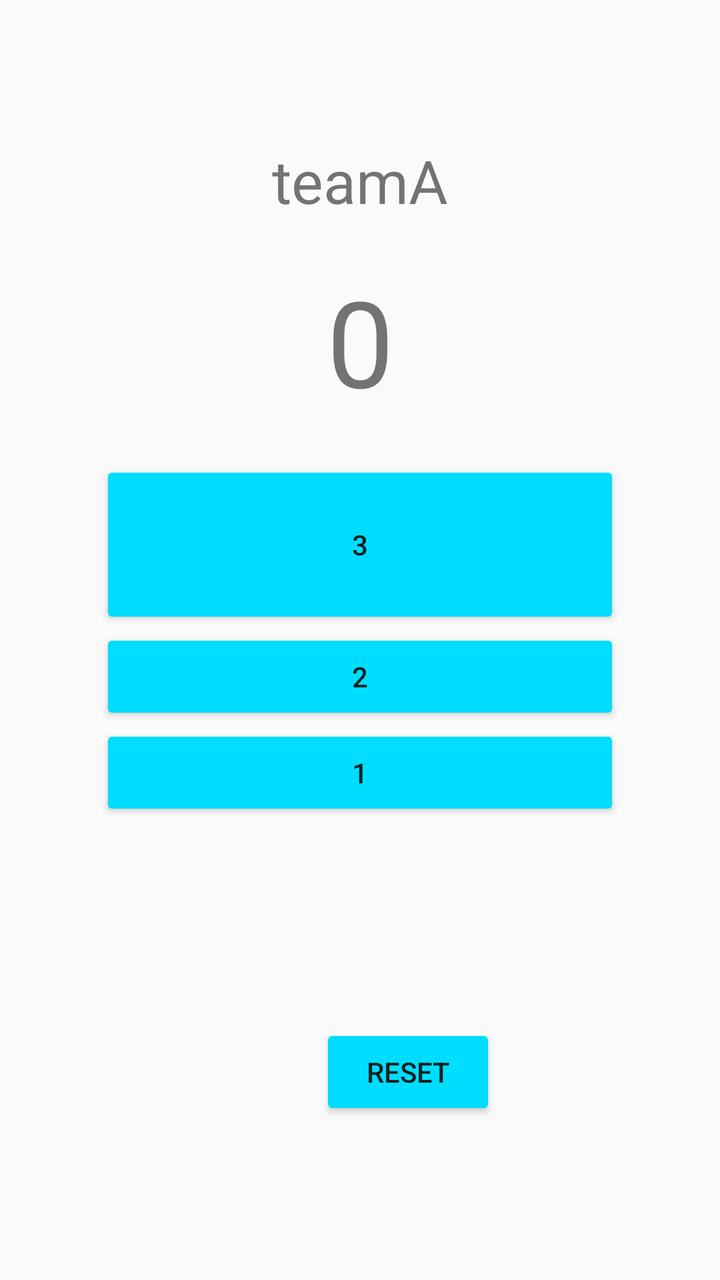
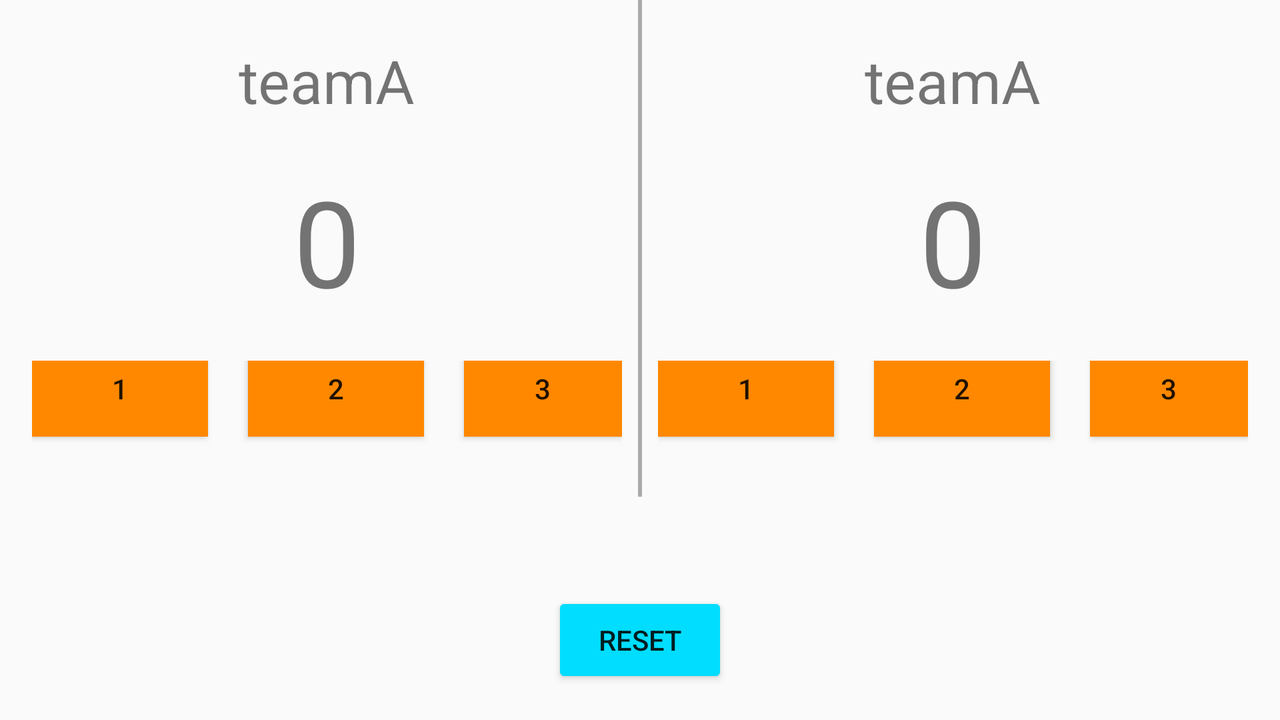

First picture: res/layout/ on a phone held upright. Second picture: the repository's own variant of that layout, on a device whose configuration matches the variant's folder. Source for both follows.
<!-- AndroidManifest.xml: application theme AppTheme -->
<!-- res/layout/activity_second_app.xml -->
<?xml version="1.0" encoding="utf-8"?>
<RelativeLayout xmlns:android="http://schemas.android.com/apk/res/android"

    xmlns:app="http://schemas.android.com/apk/res-auto"
    xmlns:tools="http://schemas.android.com/tools"
    android:layout_width="match_parent"
    android:layout_height="match_parent"
    android:orientation="vertical"
    android:padding="50dp"
    tools:context=".SecondApp">

    <Button
        android:id="@+id/button2"
        android:layout_width="wrap_content"
        android:layout_height="wrap_content"

        android:layout_alignParentBottom="true"
        android:layout_marginLeft="110dp"
        android:layout_marginBottom="30dp"


        android:text="@string/btn_reset" />

    <LinearLayout
        android:layout_width="match_parent"
        android:layout_height="wrap_content"
        android:orientation="vertical">

        <TextView
            android:id="@+id/teamName"
            android:layout_width="match_parent"
            android:layout_height="wrap_content"
            android:gravity="center"
            android:text="teamA"
            android:layout_marginTop="20dp"
            android:layout_marginBottom="20dp"
            android:textSize="30sp"
            tools:ignore="HardcodedText"
             />

        <TextView
            android:id="@+id/score"
            android:layout_width="match_parent"
            android:layout_height="wrap_content"
            android:gravity="center"
            android:text="0"
            android:layout_marginBottom="20dp"
            android:textSize="60sp" />

        <Button
            android:id="@+id/btn_3"
            android:layout_width="match_parent"
            android:layout_height="84dp"


            android:onClick="btnAdd3"
            tools:text="@string/score1" />

        <Button
            android:id="@+id/btn_2"
            android:layout_width="match_parent"
            android:layout_height="wrap_content"


            android:onClick="btnAdd2"
            tools:text="@string/score2" />

        <Button
            android:id="@+id/btn_1"
            android:layout_width="match_parent"
            android:layout_height="wrap_content"


            android:onClick="btnAdd1"
            tools:text="@string/score3" />
    </LinearLayout>
</RelativeLayout>
<!-- resources referenced by this layout -->
<resources>
  <string name="btn_reset">reset</string>
  <string name="score1">3</string>
  <string name="score2">2</string>
  <string name="score3">1</string>
  <style name="AppTheme" parent="Theme.AppCompat.Light.DarkActionBar">
          
          <item name="colorPrimary">@color/colorPrimary</item>
          <item name="colorPrimaryDark">@color/colorPrimaryDark</item>
          <item name="colorAccent">@color/colorAccent</item>
          <item name="colorButtonNormal">@android:color/holo_blue_bright</item>
      </style>
  <color name="colorPrimary">#008577</color>
  <color name="colorPrimaryDark">#00574B</color>
  <color name="colorAccent">#D81B60</color>
</resources>
<!-- res/layout-land/activity_second_app.xml (the repository's variant of the layout above) -->
<!-- drawn on the phone turned sideways -->
<?xml version="1.0" encoding="utf-8"?>
    <RelativeLayout xmlns:android="http://schemas.android.com/apk/res/android"

        xmlns:app="http://schemas.android.com/apk/res-auto"
        xmlns:tools="http://schemas.android.com/tools"
        android:layout_width="match_parent"
        android:layout_height="wrap_content"
        android:orientation="vertical"
        android:paddingBottom="16sp"
        android:paddingLeft="16sp"
        android:paddingRight="16sp"
        tools:context=".SecondApp">
        <LinearLayout
            android:layout_width="match_parent"
            android:layout_height="wrap_content"
            android:orientation="horizontal">
            <LinearLayout
            android:layout_width="wrap_content"
            android:layout_height="wrap_content"
            android:layout_weight="1.0"
            android:orientation="vertical">

            <TextView
                android:id="@+id/teamName"
                android:layout_width="match_parent"
                android:layout_height="wrap_content"
                android:layout_marginTop="20dp"
                android:layout_marginBottom="20dp"
                android:gravity="center"
                android:text="teamA"
                android:textSize="30sp"
                tools:ignore="HardcodedText" />

            <TextView
                android:id="@+id/score"
                android:layout_width="match_parent"
                android:layout_height="wrap_content"
                android:layout_marginBottom="20dp"
                android:gravity="center"
                android:text="@string/show"
                android:textSize="60sp" />

                <LinearLayout
                    android:layout_width="match_parent"
                    android:layout_height="match_parent"
                    android:gravity="center"
                    android:orientation="horizontal">

                    <Button
                        android:id="@+id/btn_1"
                        android:layout_width="wrap_content"
                        android:layout_height="match_parent"
                        android:layout_marginBottom="20dp"
                        android:background="@android:color/holo_orange_dark"
                        android:onClick="btnAdd2"
                        tools:text="@string/score3" />

                    <Button
                        android:id="@+id/btn_2"
                        android:layout_width="wrap_content"
                        android:layout_height="wrap_content"
                        android:layout_marginBottom="20dp"
                        android:layout_marginLeft="20dp"
                        android:background="@android:color/holo_orange_dark"
                        android:onClick="btnAdd2"
                        tools:text="@string/score2" />

                    <Button
                        android:id="@+id/btn_3"
                        android:layout_width="wrap_content"
                        android:layout_height="wrap_content"
                        android:layout_marginBottom="20dp"
                        android:layout_marginLeft="20dp"
                        android:background="@android:color/holo_orange_dark"
                        android:onClick="btnAdd3"
                        tools:text="@string/score1" />
                </LinearLayout>


            </LinearLayout>
            <TextView
                android:layout_width="2dp"
                android:layout_height="match_parent"
                android:layout_marginLeft="8dp"
                android:layout_marginRight="8dp"
                android:background="@android:color/darker_gray"
                android:gravity="bottom|center" />
            <LinearLayout
                android:layout_width="wrap_content"
                android:layout_height="wrap_content"
                android:layout_weight="1.0"
                android:gravity="center"
                android:orientation="vertical">

                <TextView
                    android:id="@+id/teamName2"
                    android:layout_width="match_parent"
                    android:layout_height="wrap_content"
                    android:layout_marginTop="20dp"
                    android:layout_marginBottom="20dp"
                    android:gravity="center"
                    android:text="teamA"
                    android:textSize="30sp"
                    tools:ignore="HardcodedText" />

                <TextView
                    android:id="@+id/score2"
                    android:layout_width="match_parent"
                    android:layout_height="wrap_content"
                    android:layout_marginBottom="20dp"
                    android:gravity="center"
                    android:text="@string/show"
                    android:textSize="60sp" />

                <LinearLayout
                    android:layout_width="match_parent"
                    android:layout_height="match_parent"
                    android:gravity="center"
                    android:orientation="horizontal">

                    <Button
                        android:id="@+id/btn_4"
                        android:layout_width="wrap_content"
                        android:layout_height="wrap_content"
                        android:layout_marginBottom="20dp"

                        android:background="@android:color/holo_orange_dark"
                        android:onClick="btnAdd1"
                        tools:text="@string/score3" />

                    <Button
                        android:id="@+id/btn_5"
                        android:layout_width="wrap_content"
                        android:layout_height="wrap_content"
                        android:layout_marginBottom="20dp"
                        android:layout_marginLeft="20dp"
                        android:background="@android:color/holo_orange_dark"
                        android:onClick="btnAdd2"
                        tools:text="@string/score2" />

                    <Button
                        android:id="@+id/btn_6"
                        android:layout_width="wrap_content"
                        android:layout_height="wrap_content"
                        android:layout_marginBottom="20dp"
                        android:layout_marginLeft="20dp"
                        android:background="@android:color/holo_orange_dark"
                        android:onClick="btnAdd3"
                        tools:text="@string/score1" />

                </LinearLayout>

            </LinearLayout>

        </LinearLayout>


    <Button
        android:id="@+id/button2"
        android:layout_width="wrap_content"
        android:layout_height="wrap_content"
        android:layout_alignParentBottom="true"
       android:layout_centerHorizontal="true"
        android:layout_marginBottom="80dp"
        android:text="@string/btn_reset" />




</RelativeLayout>
<!-- resources referenced by the variant -->
<!-- as the phone turned sideways resolves them -->
<resources>
  <string name="btn_reset">reset</string>
  <string name="score1">3</string>
  <string name="score2">2</string>
  <string name="score3">1</string>
  <string name="show">0</string>
  <style name="AppTheme" parent="Theme.AppCompat.Light.DarkActionBar">
          
          <item name="colorPrimary">@color/colorPrimary</item>
          <item name="colorPrimaryDark">@color/colorPrimaryDark</item>
          <item name="colorAccent">@color/colorAccent</item>
          <item name="colorButtonNormal">@android:color/holo_blue_bright</item>
      </style>
  <color name="colorPrimary">#008577</color>
  <color name="colorPrimaryDark">#00574B</color>
  <color name="colorAccent">#D81B60</color>
</resources>
